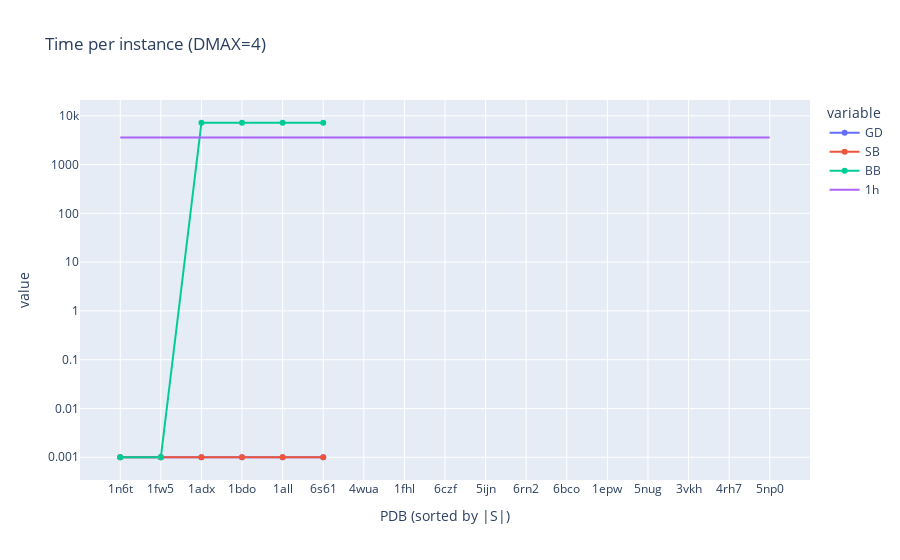
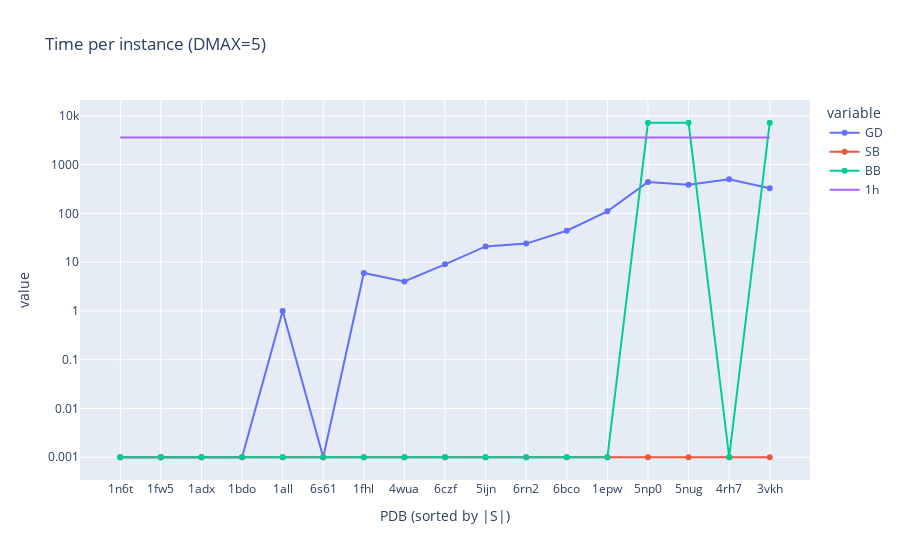
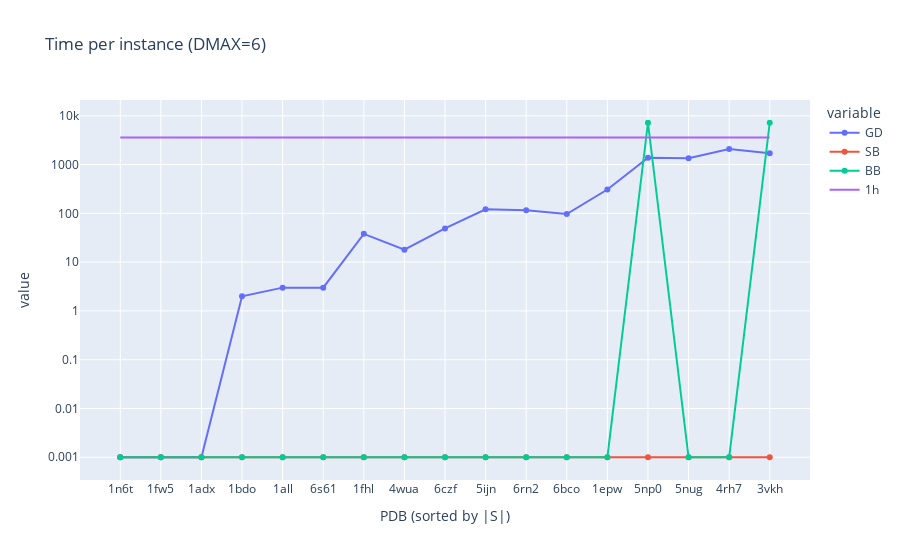
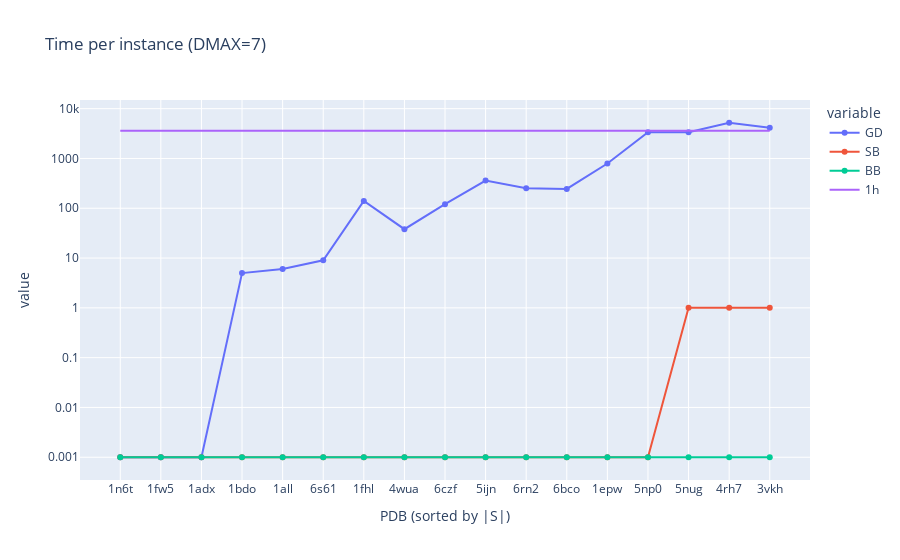

Notebook code cell kept with these figures, in order:
### Code cell
# plot [DMAX, PDB] vs [timeGD, timeSB, timeBB]
for dmax in df['DMAX'].unique():
    dfA = df[df['DMAX']==dmax].copy()
    # replace zero values by 1E-3
    dfA['timeGD'] = dfA['timeGD'].apply(lambda x: 1E-3 if x==0 else x)
    dfA['timeSB'] = dfA['timeSB'].apply(lambda x: 1E-3 if x==0 else x)
    dfA['timeBB'] = dfA['timeBB'].apply(lambda x: 1E-3 if x==0 else x)
    # sort by |V|
    dfA.sort_values(by=['|S|'], inplace=True)
    dfA.rename(columns={'timeGD':'GD', 'timeSB':'SB', 'timeBB':'BB'}, inplace=True)
    display(dfA[['PDB','|S|','GD','SB','BB']])
    fig = px.scatter(dfA, x='PDB', y=['GD','SB','BB'], title=f'Time per instance (DMAX={dmax})', log_y=True)    
    # use lines instead of markers
    fig.update_traces(mode='lines+markers')
    # add a line y=3600 for all x
    fig.add_trace(go.Scatter(x=dfA['PDB'], y=[3600]*len(dfA['PDB']), mode='lines', name='1h'))
    # change axis labels
    fig.update_xaxes(title_text='PDB (sorted by |S|)')
    fig.show()

### Figure 1 — Plotly figure (JSON) as saved in the notebook; plotly's stock layout.template omitted (floating-point values rounded to 4 significant figures)
{"data": [{"hovertemplate": "variable=GD<br>PDB=%{x}<br>value=%{y}<extra></extra>", "legendgroup": "GD", "marker": {"color": "#636efa", "symbol": "circle"}, "mode": "lines+markers", "name": "GD", "orientation": "v", "showlegend": true, "type": "scatter", "x": ["1n6t", "1fw5", "1adx", "1bdo", "1all", "6s61", "4wua", "1fhl", "6czf", "5ijn", "6rn2", "6bco", "1epw", "5nug", "3vkh", "4rh7", "5np0"], "xaxis": "x", "y": [0.001, 0.001, 0.001, 0.001, 0.001, 0.001, null, null, null, null, null, null, null, null, null, null, null], "yaxis": "y"}, {"hovertemplate": "variable=SB<br>PDB=%{x}<br>value=%{y}<extra></extra>", "legendgroup": "SB", "marker": {"color": "#EF553B", "symbol": "circle"}, "mode": "lines+markers", "name": "SB", "orientation": "v", "showlegend": true, "type": "scatter", "x": ["1n6t", "1fw5", "1adx", "1bdo", "1all", "6s61", "4wua", "1fhl", "6czf", "5ijn", "6rn2", "6bco", "1epw", "5nug", "3vkh", "4rh7", "5np0"], "xaxis": "x", "y": [0.001, 0.001, 0.001, 0.001, 0.001, 0.001, null, null, null, null, null, null, null, null, null, null, null], "yaxis": "y"}, {"hovertemplate": "variable=BB<br>PDB=%{x}<br>value=%{y}<extra></extra>", "legendgroup": "BB", "marker": {"color": "#00cc96", "symbol": "circle"}, "mode": "lines+markers", "name": "BB", "orientation": "v", "showlegend": true, "type": "scatter", "x": ["1n6t", "1fw5", "1adx", "1bdo", "1all", "6s61", "4wua", "1fhl", "6czf", "5ijn", "6rn2", "6bco", "1epw", "5nug", "3vkh", "4rh7", "5np0"], "xaxis": "x", "y": [0.001, 0.001, 7201, 7201, 7201, 7201, null, null, null, null, null, null, null, null, null, null, null], "yaxis": "y"}, {"mode": "lines", "name": "1h", "type": "scatter", "x": ["1n6t", "1fw5", "1adx", "1bdo", "1all", "6s61", "4wua", "1fhl", "6czf", "5ijn", "6rn2", "6bco", "1epw", "5nug", "3vkh", "4rh7", "5np0"], "y": [3600, 3600, 3600, 3600, 3600, 3600, 3600, 3600, 3600, 3600, 3600, 3600, 3600, 3600, 3600, 3600, 3600]}], "layout": {"legend": {"title": {"text": "variable"}, "tracegroupgap": 0}, "title": {"text": "Time per instance (DMAX=4)"}, "xaxis": {"anchor": "y", "domain": [0, 1], "title": {"text": "PDB (sorted by |S|)"}}, "yaxis": {"anchor": "x", "domain": [0, 1], "title": {"text": "value"}, "type": "log"}}}

### Figure 2 — Plotly figure (JSON) as saved in the notebook; plotly's stock layout.template omitted (floating-point values rounded to 4 significant figures)
{"data": [{"hovertemplate": "variable=GD<br>PDB=%{x}<br>value=%{y}<extra></extra>", "legendgroup": "GD", "marker": {"color": "#636efa", "symbol": "circle"}, "mode": "lines+markers", "name": "GD", "orientation": "v", "showlegend": true, "type": "scatter", "x": ["1n6t", "1fw5", "1adx", "1bdo", "1all", "6s61", "1fhl", "4wua", "6czf", "5ijn", "6rn2", "6bco", "1epw", "5np0", "5nug", "4rh7", "3vkh"], "xaxis": "x", "y": [0.001, 0.001, 0.001, 0.001, 1, 0.001, 6, 4, 9, 21, 24, 44, 110, 440, 388, 500, 327], "yaxis": "y"}, {"hovertemplate": "variable=SB<br>PDB=%{x}<br>value=%{y}<extra></extra>", "legendgroup": "SB", "marker": {"color": "#EF553B", "symbol": "circle"}, "mode": "lines+markers", "name": "SB", "orientation": "v", "showlegend": true, "type": "scatter", "x": ["1n6t", "1fw5", "1adx", "1bdo", "1all", "6s61", "1fhl", "4wua", "6czf", "5ijn", "6rn2", "6bco", "1epw", "5np0", "5nug", "4rh7", "3vkh"], "xaxis": "x", "y": [0.001, 0.001, 0.001, 0.001, 0.001, 0.001, 0.001, 0.001, 0.001, 0.001, 0.001, 0.001, 0.001, 0.001, 0.001, 0.001, 0.001], "yaxis": "y"}, {"hovertemplate": "variable=BB<br>PDB=%{x}<br>value=%{y}<extra></extra>", "legendgroup": "BB", "marker": {"color": "#00cc96", "symbol": "circle"}, "mode": "lines+markers", "name": "BB", "orientation": "v", "showlegend": true, "type": "scatter", "x": ["1n6t", "1fw5", "1adx", "1bdo", "1all", "6s61", "1fhl", "4wua", "6czf", "5ijn", "6rn2", "6bco", "1epw", "5np0", "5nug", "4rh7", "3vkh"], "xaxis": "x", "y": [0.001, 0.001, 0.001, 0.001, 0.001, 0.001, 0.001, 0.001, 0.001, 0.001, 0.001, 0.001, 0.001, 7201, 7201, 0.001, 7201], "yaxis": "y"}, {"mode": "lines", "name": "1h", "type": "scatter", "x": ["1n6t", "1fw5", "1adx", "1bdo", "1all", "6s61", "1fhl", "4wua", "6czf", "5ijn", "6rn2", "6bco", "1epw", "5np0", "5nug", "4rh7", "3vkh"], "y": [3600, 3600, 3600, 3600, 3600, 3600, 3600, 3600, 3600, 3600, 3600, 3600, 3600, 3600, 3600, 3600, 3600]}], "layout": {"legend": {"title": {"text": "variable"}, "tracegroupgap": 0}, "title": {"text": "Time per instance (DMAX=5)"}, "xaxis": {"anchor": "y", "domain": [0, 1], "title": {"text": "PDB (sorted by |S|)"}}, "yaxis": {"anchor": "x", "domain": [0, 1], "title": {"text": "value"}, "type": "log"}}}

### Figure 3 — Plotly figure (JSON) as saved in the notebook; plotly's stock layout.template omitted (floating-point values rounded to 4 significant figures)
{"data": [{"hovertemplate": "variable=GD<br>PDB=%{x}<br>value=%{y}<extra></extra>", "legendgroup": "GD", "marker": {"color": "#636efa", "symbol": "circle"}, "mode": "lines+markers", "name": "GD", "orientation": "v", "showlegend": true, "type": "scatter", "x": ["1n6t", "1fw5", "1adx", "1bdo", "1all", "6s61", "1fhl", "4wua", "6czf", "5ijn", "6rn2", "6bco", "1epw", "5np0", "5nug", "4rh7", "3vkh"], "xaxis": "x", "y": [0.001, 0.001, 0.001, 2, 3, 3, 38, 18, 49, 121, 116, 97, 308, 1380, 1354, 2077, 1712], "yaxis": "y"}, {"hovertemplate": "variable=SB<br>PDB=%{x}<br>value=%{y}<extra></extra>", "legendgroup": "SB", "marker": {"color": "#EF553B", "symbol": "circle"}, "mode": "lines+markers", "name": "SB", "orientation": "v", "showlegend": true, "type": "scatter", "x": ["1n6t", "1fw5", "1adx", "1bdo", "1all", "6s61", "1fhl", "4wua", "6czf", "5ijn", "6rn2", "6bco", "1epw", "5np0", "5nug", "4rh7", "3vkh"], "xaxis": "x", "y": [0.001, 0.001, 0.001, 0.001, 0.001, 0.001, 0.001, 0.001, 0.001, 0.001, 0.001, 0.001, 0.001, 0.001, 0.001, 0.001, 0.001], "yaxis": "y"}, {"hovertemplate": "variable=BB<br>PDB=%{x}<br>value=%{y}<extra></extra>", "legendgroup": "BB", "marker": {"color": "#00cc96", "symbol": "circle"}, "mode": "lines+markers", "name": "BB", "orientation": "v", "showlegend": true, "type": "scatter", "x": ["1n6t", "1fw5", "1adx", "1bdo", "1all", "6s61", "1fhl", "4wua", "6czf", "5ijn", "6rn2", "6bco", "1epw", "5np0", "5nug", "4rh7", "3vkh"], "xaxis": "x", "y": [0.001, 0.001, 0.001, 0.001, 0.001, 0.001, 0.001, 0.001, 0.001, 0.001, 0.001, 0.001, 0.001, 7201, 0.001, 0.001, 7201], "yaxis": "y"}, {"mode": "lines", "name": "1h", "type": "scatter", "x": ["1n6t", "1fw5", "1adx", "1bdo", "1all", "6s61", "1fhl", "4wua", "6czf", "5ijn", "6rn2", "6bco", "1epw", "5np0", "5nug", "4rh7", "3vkh"], "y": [3600, 3600, 3600, 3600, 3600, 3600, 3600, 3600, 3600, 3600, 3600, 3600, 3600, 3600, 3600, 3600, 3600]}], "layout": {"legend": {"title": {"text": "variable"}, "tracegroupgap": 0}, "title": {"text": "Time per instance (DMAX=6)"}, "xaxis": {"anchor": "y", "domain": [0, 1], "title": {"text": "PDB (sorted by |S|)"}}, "yaxis": {"anchor": "x", "domain": [0, 1], "title": {"text": "value"}, "type": "log"}}}

### Figure 4 — Plotly figure (JSON) as saved in the notebook; plotly's stock layout.template omitted (floating-point values rounded to 4 significant figures)
{"data": [{"hovertemplate": "variable=GD<br>PDB=%{x}<br>value=%{y}<extra></extra>", "legendgroup": "GD", "marker": {"color": "#636efa", "symbol": "circle"}, "mode": "lines+markers", "name": "GD", "orientation": "v", "showlegend": true, "type": "scatter", "x": ["1n6t", "1fw5", "1adx", "1bdo", "1all", "6s61", "1fhl", "4wua", "6czf", "5ijn", "6rn2", "6bco", "1epw", "5np0", "5nug", "4rh7", "3vkh"], "xaxis": "x", "y": [0.001, 0.001, 0.001, 5, 6, 9, 140, 38, 121, 359, 253, 245, 790, 3351, 3364, 5212, 4129], "yaxis": "y"}, {"hovertemplate": "variable=SB<br>PDB=%{x}<br>value=%{y}<extra></extra>", "legendgroup": "SB", "marker": {"color": "#EF553B", "symbol": "circle"}, "mode": "lines+markers", "name": "SB", "orientation": "v", "showlegend": true, "type": "scatter", "x": ["1n6t", "1fw5", "1adx", "1bdo", "1all", "6s61", "1fhl", "4wua", "6czf", "5ijn", "6rn2", "6bco", "1epw", "5np0", "5nug", "4rh7", "3vkh"], "xaxis": "x", "y": [0.001, 0.001, 0.001, 0.001, 0.001, 0.001, 0.001, 0.001, 0.001, 0.001, 0.001, 0.001, 0.001, 0.001, 1, 1, 1], "yaxis": "y"}, {"hovertemplate": "variable=BB<br>PDB=%{x}<br>value=%{y}<extra></extra>", "legendgroup": "BB", "marker": {"color": "#00cc96", "symbol": "circle"}, "mode": "lines+markers", "name": "BB", "orientation": "v", "showlegend": true, "type": "scatter", "x": ["1n6t", "1fw5", "1adx", "1bdo", "1all", "6s61", "1fhl", "4wua", "6czf", "5ijn", "6rn2", "6bco", "1epw", "5np0", "5nug", "4rh7", "3vkh"], "xaxis": "x", "y": [0.001, 0.001, 0.001, 0.001, 0.001, 0.001, 0.001, 0.001, 0.001, 0.001, 0.001, 0.001, 0.001, 0.001, 0.001, 0.001, 0.001], "yaxis": "y"}, {"mode": "lines", "name": "1h", "type": "scatter", "x": ["1n6t", "1fw5", "1adx", "1bdo", "1all", "6s61", "1fhl", "4wua", "6czf", "5ijn", "6rn2", "6bco", "1epw", "5np0", "5nug", "4rh7", "3vkh"], "y": [3600, 3600, 3600, 3600, 3600, 3600, 3600, 3600, 3600, 3600, 3600, 3600, 3600, 3600, 3600, 3600, 3600]}], "layout": {"legend": {"title": {"text": "variable"}, "tracegroupgap": 0}, "title": {"text": "Time per instance (DMAX=7)"}, "xaxis": {"anchor": "y", "domain": [0, 1], "title": {"text": "PDB (sorted by |S|)"}}, "yaxis": {"anchor": "x", "domain": [0, 1], "title": {"text": "value"}, "type": "log"}}}
